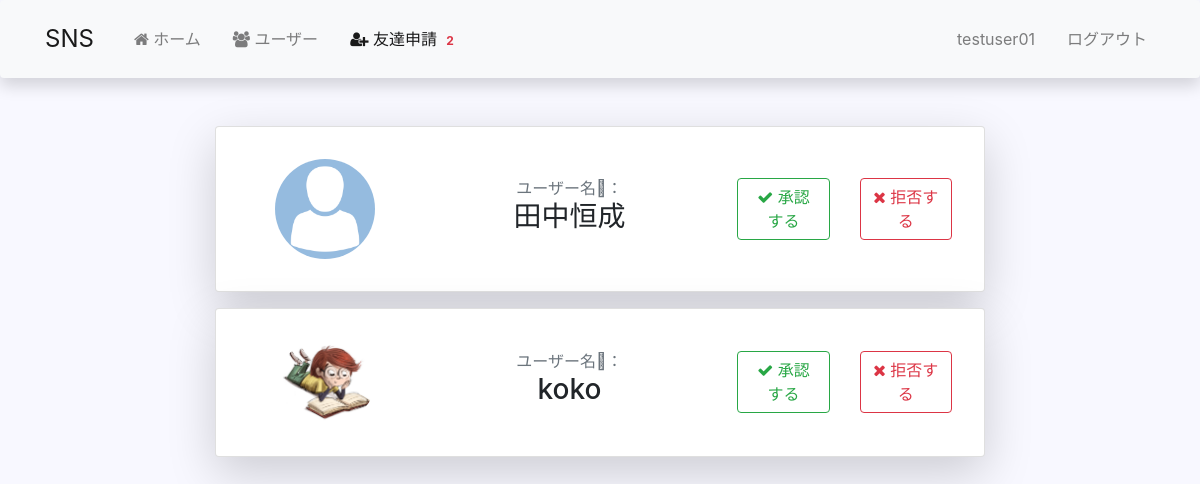
The page /profiles/invites/ (signed in) on the database its author committed.
### profiles/models.py (models this page shows, shortened)
class Profile(models.Model):
    first_name = models.CharField('姓', max_length=200, blank=True)
    last_name = models.CharField('名', max_length=200, blank=True)
    user = models.OneToOneField(User, on_delete=models.CASCADE)
    bio = models.TextField(default="よろしくお願いします。", max_length=300)
    email = models.EmailField(max_length=200, blank=True)
    avatar = models.ImageField(default='avatar.png', upload_to='avatars')
    friends = models.ManyToManyField(User, blank=True, related_name='friends')
    slug = models.SlugField(unique=True, blank=True)
    updated = models.DateTimeField(auto_now=True)
    created = models.DateTimeField(auto_now_add=True)
    objects = ProfileManager()

### profiles/views.py (the view)
# urls.py: path('invites/', views.invites_received_view, name='invites'),
@login_required
def invites_received_view(request):
    profile = Profile.objects.get(user=request.user)
    qs = Relationship.objects.invitations_received(profile)  # 友達申請をしてきたが、まだ承認していないユーザー
    results = list(map(lambda x: x.sender, qs))  # 送り主の情報だけ取得
    is_empty = False
    if len(results) == 0:
        is_empty = True
    context = {
        'qs': results,
        'is_empty': is_empty
    }
    return render(request, 'profiles/invites.html', context)

### profiles/context_processors.py (called while the page is built)
def invitations_received_count(request):
    if request.user.is_authenticated:
        profile_obj = Profile.objects.get(user=request.user)
        count = Relationship.objects.invitations_received(profile_obj).count()
        return {'invites_count': count}
    return {}

### profiles/models.py (called while the page is built)
    def invitations_received(self, receiver):
        qs = Relationship.objects.filter(receiver=receiver, status='send')
        return qs

### profiles/templates/profiles/invites.html (shortened to what this page needs)
{% extends 'base.html' %}
{% block content %}
    <div class="container-fluid mt-5">
        <div class="row justify-content-center">
            {% for obj in qs %}
            <div class="col-md-8 mb-3">
                <div class="card shadow-lg rounded">
                    <div class="card-body">
                        <div class="row text-center align-items-center">
                            <div class="col-md-3">
                                <img class="p_avatar" src="{{ obj.avatar.url }}" alt="">
                            </div>
                            <div class="col-md-5">
                                <span class="text-muted">ユーザー名：</span>
                                <h3>{{ obj.user }}</h3>
                            </div>
                            <div class="col-md-2">
                                <form action="{% url 'profiles:accept-invite' %}" method="POST">
                                    <button type="submit" class="btn btn-outline-success"><i class="fa fa-check"></i>&nbsp;承認する</button>
                                </form>
                            </div>
                            <div class="col-md-2">
                                <form action="{% url 'profiles:reject-invite' %}" method="POST">
                                    <button type="submit" class="btn btn-outline-danger"><i class="fa fa-times"></i>&nbsp;拒否する</button>
                                </form>
                            </div>
                        </div>
                    </div>
                </div>
            </div>
            {% endfor %}
        </div>
    </div>
{% endblock content %}

### templates/navbar.html (shortened to what this page needs)
{% url 'posts:home' as path_to_home %}
{% url 'profiles:all_profiles' as path_to_all_profiles %}
{% url 'profiles:invites' as path_to_invites %}
{% url 'profiles:my-profile' as path_to_my_profile %}
<nav class="navbar navbar-expand-lg navbar-light bg-light py-3 shadow rounded">
    <div class="container">
        <a class="navbar-brand" href="#">SNS</a>
        <div class="collapse navbar-collapse" id="navbarSupportedContent">
            <ul class="navbar-nav mr-auto">
                <li class="{% if request.path == path_to_home %} nav-item active{% endif %} nav-item">
                    <a class="nav-link" href="{% url 'posts:home' %}"><i class="fa fa-home"></i>&nbsp;ホーム</a>
                </li>
                <li class="{% if request.path == path_to_all_profiles %} nav-item active{% endif %} nav-item">
                    <a class="nav-link" href="{% url 'profiles:all_profiles' %}"><i class="fa fa-users"></i>&nbsp;ユーザー</a>
                </li>
                <li class="{% if request.path == path_to_invites %} nav-item active{% endif %} nav-item">
                    <a class="nav-link" href="{% url 'profiles:invites' %}">
                        <i class="fa fa-user-plus"></i>
                        友達申請
                        <span class="badge badge-light font-weight-bold text-danger">{{ invites_count }}</span>
                    </a>
                </li>
            </ul>
            <ul class="navbar-nav ml-auto">
                {% if request.user.is_authenticated %}
                <li class="{% if request.path == path_to_my_profile %} nav-item active{% endif %} nav-item">
                    <a class="nav-link" href="{% url 'profiles:my-profile' %}">{{ request.user }}</a>
                </li>
                <li class="nav-item">
                    <a class="nav-link" href="{% url 'accounts:logout' %}">ログアウト</a>
                </li>
                {% endif %}
            </ul>
        </div>
    </div>
</nav>

### static/style.css (style rules this page uses)
body { background-color: #f8f8ff; }
nav .navbar-brand { font-size: 1.5rem; }
nav .nav-item { font-size: 1rem; margin-left: 1rem; }
.card-body { padding: 2rem; }
.p_avatar { width: 65%; height: 65%; border-radius: 50%; }

### rows shown on the page
Profile: avatar (placeholder picture), user "田中恒成"
Profile: avatar (picture), user "koko"

### other values the page prints
{{ invites_count }} "2"
{{ request.user }} "testuser01"
